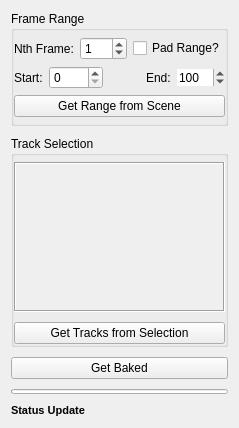
<?xml version="1.0" encoding="UTF-8"?>
<ui version="4.0">
 <class>bakeAllAnim_window</class>
 <widget class="QWidget" name="bakeAllAnim_window">
  <property name="geometry">
   <rect>
    <x>0</x>
    <y>0</y>
    <width>227</width>
    <height>409</height>
   </rect>
  </property>
  <property name="sizePolicy">
   <sizepolicy hsizetype="Minimum" vsizetype="Preferred">
    <horstretch>0</horstretch>
    <verstretch>0</verstretch>
   </sizepolicy>
  </property>
  <property name="windowTitle">
   <string>Bake All Anim v01</string>
  </property>
  <layout class="QVBoxLayout" name="verticalLayout">
   <property name="spacing">
    <number>10</number>
   </property>
   <item>
    <widget class="QGroupBox" name="grp_frameRange">
     <property name="title">
      <string>Frame Range</string>
     </property>
     <property name="flat">
      <bool>true</bool>
     </property>
     <layout class="QVBoxLayout" name="verticalLayout_2">
      <property name="leftMargin">
       <number>0</number>
      </property>
      <property name="topMargin">
       <number>6</number>
      </property>
      <property name="rightMargin">
       <number>0</number>
      </property>
      <property name="bottomMargin">
       <number>6</number>
      </property>
      <item>
       <layout class="QHBoxLayout" name="grp_frameOptions">
        <item>
         <widget class="QLabel" name="label_4">
          <property name="text">
           <string>Nth Frame:</string>
          </property>
         </widget>
        </item>
        <item>
         <widget class="QSpinBox" name="spn_nth">
          <property name="sizePolicy">
           <sizepolicy hsizetype="Minimum" vsizetype="Fixed">
            <horstretch>0</horstretch>
            <verstretch>0</verstretch>
           </sizepolicy>
          </property>
          <property name="toolTip">
           <string>Set higher than 1 to only bake every nth frame.  eg, 1, 3, 5, 7... or 1, 5, 10, 15...</string>
          </property>
          <property name="maximum">
           <number>999</number>
          </property>
          <property name="value">
           <number>1</number>
          </property>
         </widget>
        </item>
        <item>
         <spacer name="horizontalSpacer_2">
          <property name="orientation">
           <enum>Qt::Horizontal</enum>
          </property>
          <property name="sizeHint" stdset="0">
           <size>
            <width>0</width>
            <height>20</height>
           </size>
          </property>
         </spacer>
        </item>
        <item>
         <widget class="QCheckBox" name="chk_pad">
          <property name="toolTip">
           <string>If checked, make sure we place a keyframe on or after the End frame.</string>
          </property>
          <property name="text">
           <string>Pad Range?</string>
          </property>
         </widget>
        </item>
       </layout>
      </item>
      <item>
       <layout class="QHBoxLayout" name="grp_frameRange_2">
        <property name="topMargin">
         <number>0</number>
        </property>
        <item>
         <widget class="QLabel" name="label">
          <property name="text">
           <string>Start:</string>
          </property>
         </widget>
        </item>
        <item>
         <widget class="QSpinBox" name="spn_start">
          <property name="toolTip">
           <string>The frame to start baking from.  Note that &lt;b&gt;all animation&lt;/b&gt; on the selected tracks will be cleared, not just in this range.</string>
          </property>
          <property name="maximum">
           <number>9999</number>
          </property>
         </widget>
        </item>
        <item>
         <spacer name="horizontalSpacer">
          <property name="orientation">
           <enum>Qt::Horizontal</enum>
          </property>
          <property name="sizeHint" stdset="0">
           <size>
            <width>0</width>
            <height>20</height>
           </size>
          </property>
         </spacer>
        </item>
        <item>
         <widget class="QLabel" name="label_2">
          <property name="text">
           <string>End:</string>
          </property>
         </widget>
        </item>
        <item>
         <widget class="QSpinBox" name="spn_end">
          <property name="sizePolicy">
           <sizepolicy hsizetype="Minimum" vsizetype="Fixed">
            <horstretch>0</horstretch>
            <verstretch>0</verstretch>
           </sizepolicy>
          </property>
          <property name="toolTip">
           <string>The frame to bake to.  Note that &lt;b&gt;all animation&lt;/b&gt; on the selected tracks will be cleared, not just in this range.</string>
          </property>
          <property name="frame">
           <bool>false</bool>
          </property>
          <property name="readOnly">
           <bool>false</bool>
          </property>
          <property name="maximum">
           <number>9999</number>
          </property>
          <property name="value">
           <number>100</number>
          </property>
         </widget>
        </item>
       </layout>
      </item>
      <item>
       <widget class="QPushButton" name="btn_updateRange">
        <property name="toolTip">
         <string>Matches the animation range to the 3ds Max time slider.</string>
        </property>
        <property name="text">
         <string>Get Range from Scene</string>
        </property>
       </widget>
      </item>
     </layout>
    </widget>
   </item>
   <item>
    <widget class="QGroupBox" name="grp_trackSel">
     <property name="title">
      <string>Track Selection</string>
     </property>
     <property name="flat">
      <bool>true</bool>
     </property>
     <layout class="QVBoxLayout" name="verticalLayout_4">
      <property name="spacing">
       <number>10</number>
      </property>
      <property name="leftMargin">
       <number>0</number>
      </property>
      <property name="topMargin">
       <number>6</number>
      </property>
      <property name="rightMargin">
       <number>0</number>
      </property>
      <property name="bottomMargin">
       <number>0</number>
      </property>
      <item>
       <widget class="QScrollArea" name="box_trackScroll">
        <property name="sizePolicy">
         <sizepolicy hsizetype="Expanding" vsizetype="MinimumExpanding">
          <horstretch>0</horstretch>
          <verstretch>0</verstretch>
         </sizepolicy>
        </property>
        <property name="minimumSize">
         <size>
          <width>0</width>
          <height>150</height>
         </size>
        </property>
        <property name="toolTip">
         <string>Tracks selected here will be baked.</string>
        </property>
        <property name="frameShape">
         <enum>QFrame::Box</enum>
        </property>
        <property name="frameShadow">
         <enum>QFrame::Sunken</enum>
        </property>
        <property name="widgetResizable">
         <bool>true</bool>
        </property>
        <widget class="QWidget" name="box_tracks">
         <property name="geometry">
          <rect>
           <x>0</x>
           <y>0</y>
           <width>203</width>
           <height>146</height>
          </rect>
         </property>
         <layout class="QVBoxLayout" name="verticalLayout_3">
          <property name="spacing">
           <number>0</number>
          </property>
          <property name="leftMargin">
           <number>5</number>
          </property>
          <property name="topMargin">
           <number>0</number>
          </property>
          <property name="rightMargin">
           <number>5</number>
          </property>
          <property name="bottomMargin">
           <number>0</number>
          </property>
         </layout>
        </widget>
       </widget>
      </item>
      <item>
       <widget class="QPushButton" name="btn_updateTracks">
        <property name="toolTip">
         <string>Update the Track Selection list with all animated tracks in the current selection.</string>
        </property>
        <property name="text">
         <string>Get Tracks from Selection</string>
        </property>
       </widget>
      </item>
     </layout>
    </widget>
   </item>
   <item>
    <widget class="QPushButton" name="btn_getBaked">
     <property name="toolTip">
      <string>Bake selected tracks.</string>
     </property>
     <property name="text">
      <string>Get Baked</string>
     </property>
    </widget>
   </item>
   <item>
    <widget class="QProgressBar" name="bar_progress">
     <property name="sizePolicy">
      <sizepolicy hsizetype="Expanding" vsizetype="Fixed">
       <horstretch>0</horstretch>
       <verstretch>0</verstretch>
      </sizepolicy>
     </property>
     <property name="maximumSize">
      <size>
       <width>16777215</width>
       <height>5</height>
      </size>
     </property>
     <property name="baseSize">
      <size>
       <width>0</width>
       <height>0</height>
      </size>
     </property>
     <property name="maximum">
      <number>100</number>
     </property>
     <property name="value">
      <number>0</number>
     </property>
     <property name="textVisible">
      <bool>false</bool>
     </property>
     <property name="orientation">
      <enum>Qt::Horizontal</enum>
     </property>
     <property name="invertedAppearance">
      <bool>false</bool>
     </property>
    </widget>
   </item>
   <item>
    <widget class="QLabel" name="lbl_status">
     <property name="font">
      <font>
       <pointsize>8</pointsize>
       <weight>75</weight>
       <bold>true</bold>
       <kerning>true</kerning>
      </font>
     </property>
     <property name="frameShape">
      <enum>QFrame::NoFrame</enum>
     </property>
     <property name="frameShadow">
      <enum>QFrame::Plain</enum>
     </property>
     <property name="text">
      <string>Status Update</string>
     </property>
     <property name="textFormat">
      <enum>Qt::RichText</enum>
     </property>
    </widget>
   </item>
  </layout>
 </widget>
 <resources/>
 <connections/>
</ui>
